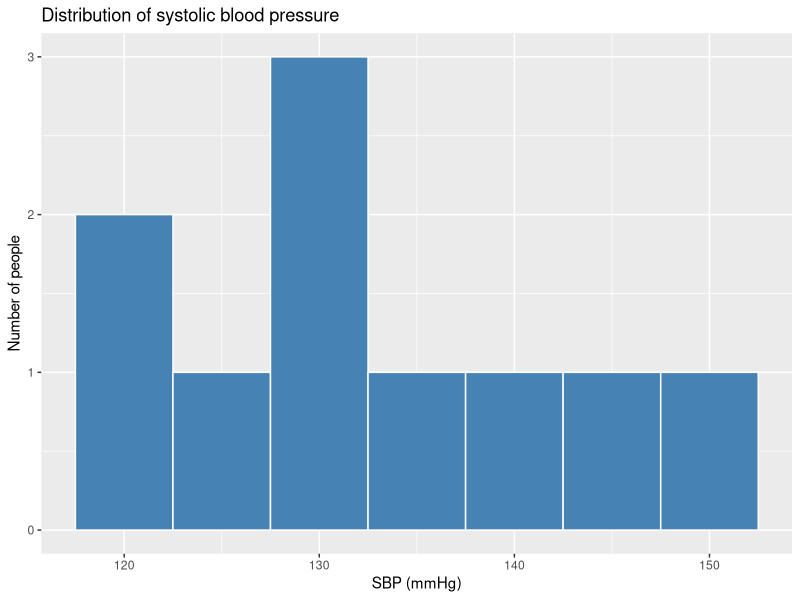
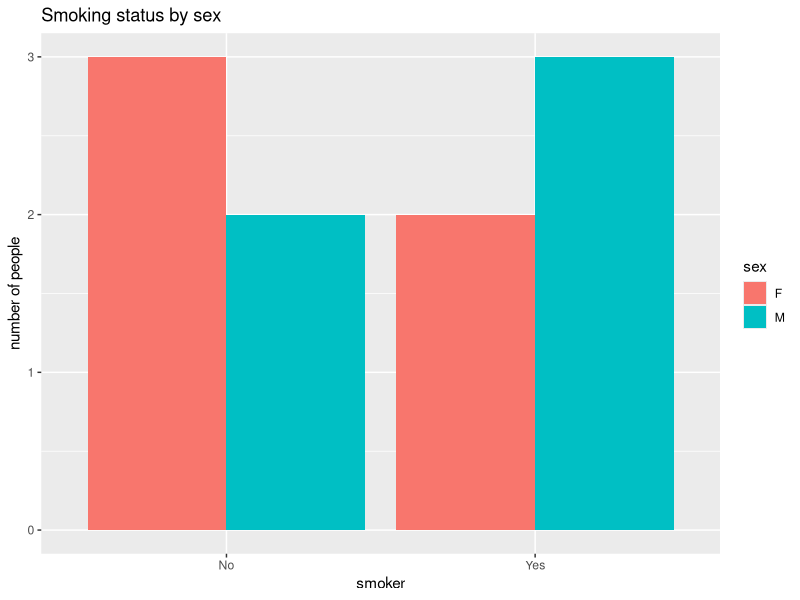
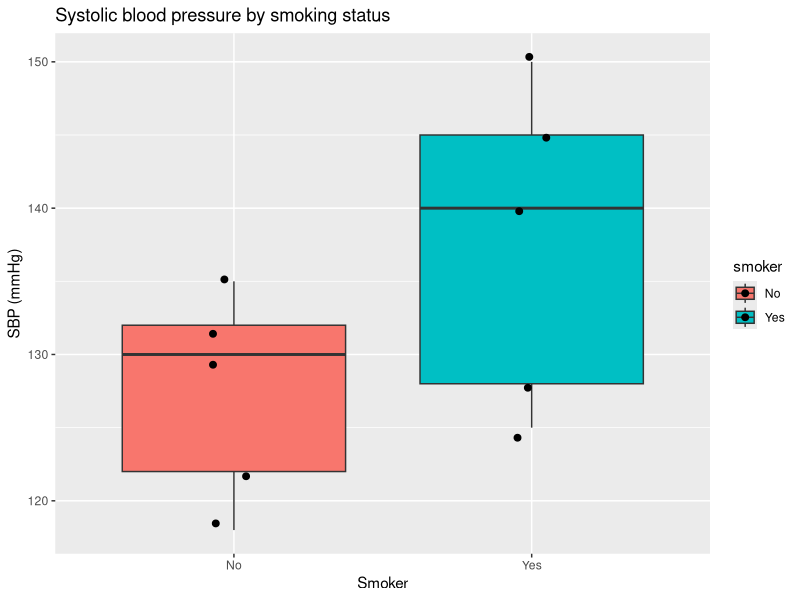
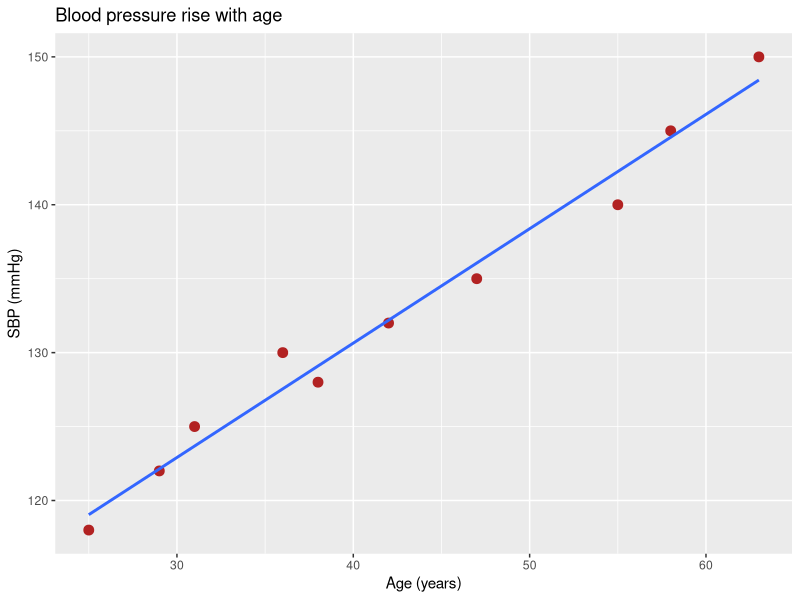
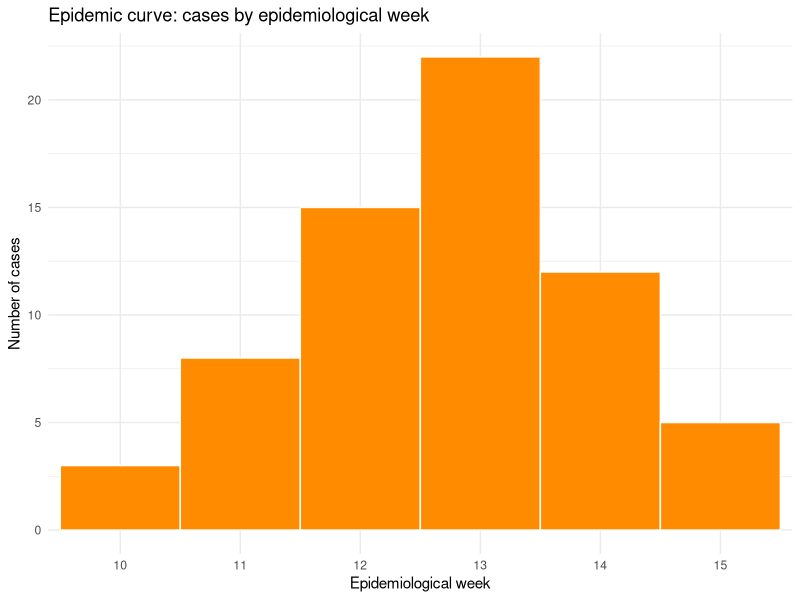
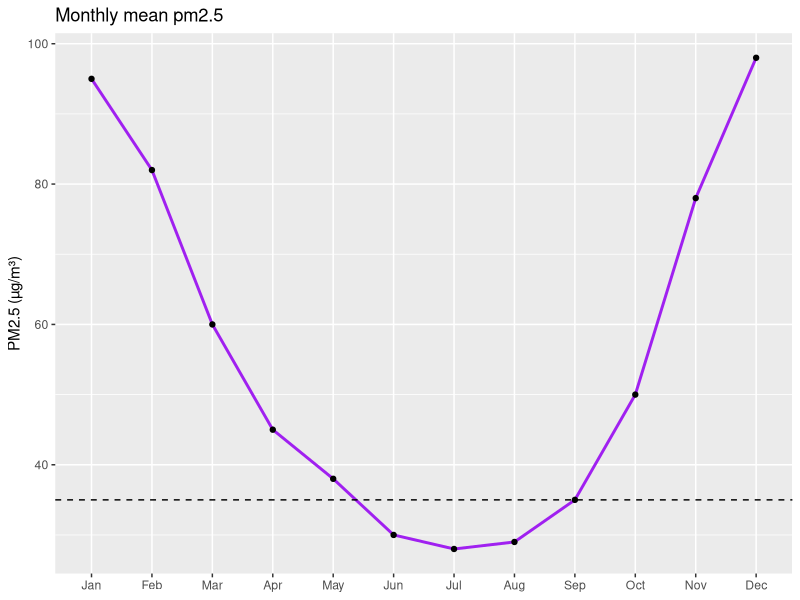
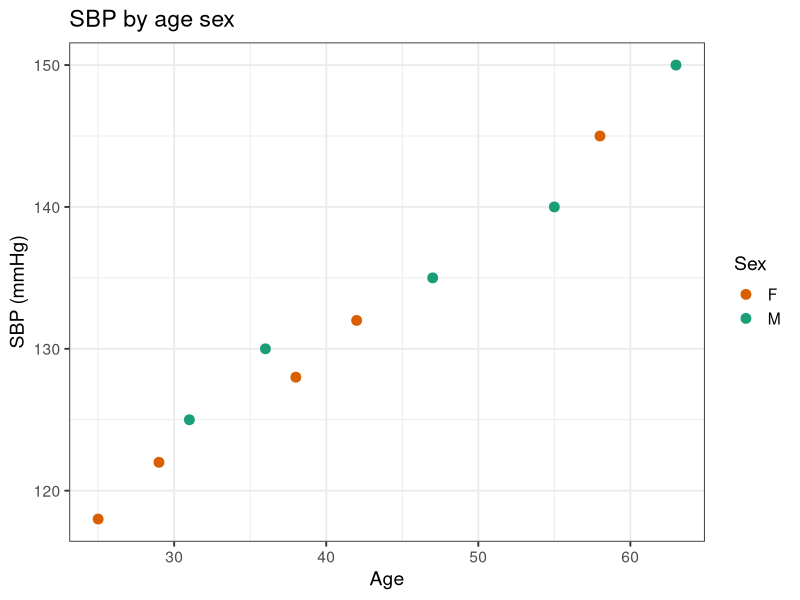
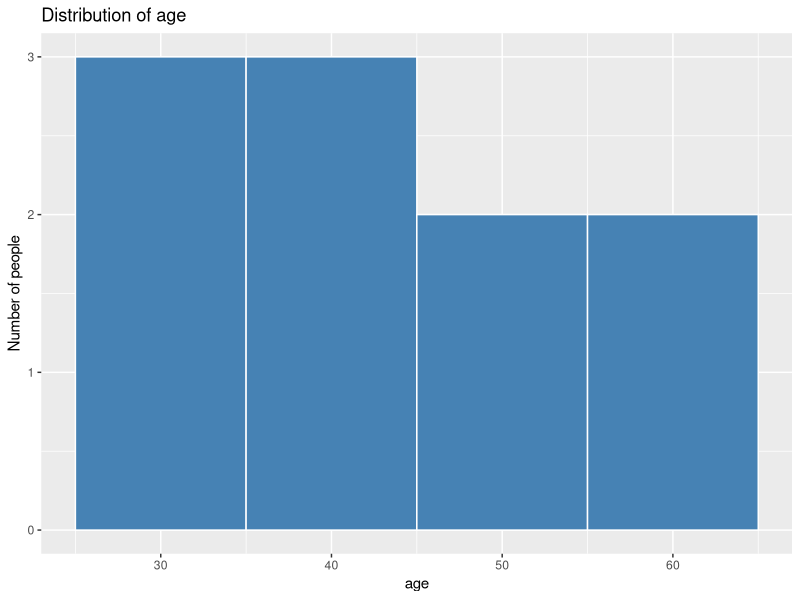

Write the R code that produced these figures, in order.
# install packages if not yet done
# install.packages("tidyverse")
library(tidyverse)

# 8.1 define practice dataset
bp <- tibble(
  id     = 1:10,
  age    = c(25, 31, 42, 55, 38, 63, 29, 47, 58, 36),
  sex    = c("F", "M", "F", "M", "F", "M", "F", "M", "F", "M"),
  smoker = c("No", "Yes", "No", "Yes", "Yes", "Yes", "No", "No", "Yes", "No"),
  sbp    = c(118, 125, 132, 140, 128, 150, 122, 135, 145, 130)
)
bp

# 8.2 histogram 
ggplot(bp, aes(x = sbp)) +
  geom_histogram(
    binwidth = 5, 
    fill = "steelblue", 
    color = "white"
    ) + 
  labs(title = "Distribution of systolic blood pressure", 
       x = "SBP (mmHg)", 
       y = "Number of people"
       )

# 8.3 bar chart 
ggplot(bp, aes(x = smoker, fill = sex)) + 
  geom_bar(
    position = "dodge",
    ) +
  labs(
    title = "Smoking status by sex", 
    x = "smoker", 
    y = "number of people"
    )

# 8.4 box plot
ggplot(bp, aes(x = smoker, y = sbp, fill = smoker)) +
  geom_boxplot(
    show.legend = TRUE
  ) + 
  geom_jitter(
    width = 0.1, size = 2
  ) +
  labs(
    x = "Smoker",
    y = "SBP (mmHg)",
    title = "Systolic blood pressure by smoking status"
  )

# 8.5 Scatter plot 
ggplot(
  bp, 
  aes(x=age, y=sbp)
  ) + 
  geom_point(
    size = 3, 
    colour = "firebrick",
  ) + 
  geom_smooth(
    method = "lm",
    se = FALSE
  ) + 
  labs(
    title = "Blood pressure rise with age",
    x = "Age (years)",
    y = "SBP (mmHg)"
  )

# 8.6 epidemic curve
epi <- tibble(
  epiweek = 10:15,
  cases   = c(3, 8, 15, 22, 12, 5)
)
epi

sum(epi$cases)

ggplot(
  epi, aes(x=factor(epiweek), y=cases)
  ) + 
  geom_col(
    width = 1, 
    fill = "darkorange", 
    colour = "white"
  ) + 
  labs(
    title = "Epidemic curve: cases by epidemiological week",
    x = "Epidemiological week",
    y = "Number of cases"
  ) + 
  theme_minimal()

# 8.7 Line chart
monthly <- tibble(
  month   = factor(month.abb, levels = month.abb),
  pm2     = c(95, 82, 60, 45, 38, 30, 28, 29, 35, 50, 78, 98)
)

ggplot(monthly, aes(x = month, y = pm2, group = 1)) + 
  geom_line(linewidth = 1, colour = "purple") +
  geom_point() +
  geom_hline(yintercept = 35, linetype = "dashed") + 
  labs(
    title = "Monthly mean pm2.5",
    x= NULL,
    y= "PM2.5 (µg/m³)"
  )
# 8.8 Polishing and saving
p <- ggplot(bp, aes(age, sbp, colour=sex)) + 
  geom_point(size=3) + 
  scale_color_manual(values=c(F="#d95f02", M="#1b9e77")) +
  labs(title = "SBP by age sex", x="Age", y="SBP (mmHg)", color="Sex")+
  theme_bw(base_size = 14)
p

ggsave("outputs/sbp_age.png", p, width = 7, height = 5, dpi = 300)   


# ---------------------- Exercise 8 -------------------
# 1. Draw a histogram of age with binwidth = 10. 
ggplot(bp, aes(x=age))+
  geom_histogram(
    binwidth = 10,
    fill = "steelblue", 
    color = "white"
  ) + 
  labs(title = "Distribution of age", 
       x = "age", 
       y = "Number of people"
  )

# 2. Draw a boxplot of sbp by sex. 
ggplot(bp, aes(x = sex, y = sbp, fill = smoker)) +
  geom_boxplot(
    show.legend = TRUE
  ) + 
  geom_jitter(
    width = 0.1, size = 2
  ) +
  labs(
    x = "Sex",
    y = "SBP (mmHg)",
    title = "Systolic blood pressure by sex"
  )

# 3. Create weekly cases for 8 weeks of your own and draw an epi curve with a title. 
epi <- tibble(
  epiweek = 10:17,
  cases   = c(3, 8, 15, 22, 35, 30, 12, 5)
)
epi

sum(epi$cases)

ggplot(
  epi, aes(x=factor(epiweek), y=cases)
) + 
  geom_col(
    width = 1, 
    fill = "skyblue", 
    colour = "navy"
  ) + 
  labs(
    title = "Epidemic curve: cases by epidemiological week",
    x = "Epidemiological week",
    y = "Number of cases"
  ) + 
  theme_minimal()


# 4. Add geom_hline (yintercept = 140) to the scatter plot to show the hypertension cut-off
ggplot(
  bp, 
  aes(x=age, y=sbp)
) + 
  geom_point(
    size = 2.5, 
    colour = "red",
  ) + 
  geom_smooth(
    method = "lm",
    se = FALSE
  ) + 
  geom_hline(
    yintercept = 140, 
    linetype = "dashed"
    ) +
  labs(
    title = "Blood pressure rise with age",
    x = "Age (years)",
    y = "SBP (mmHg)"
  )
